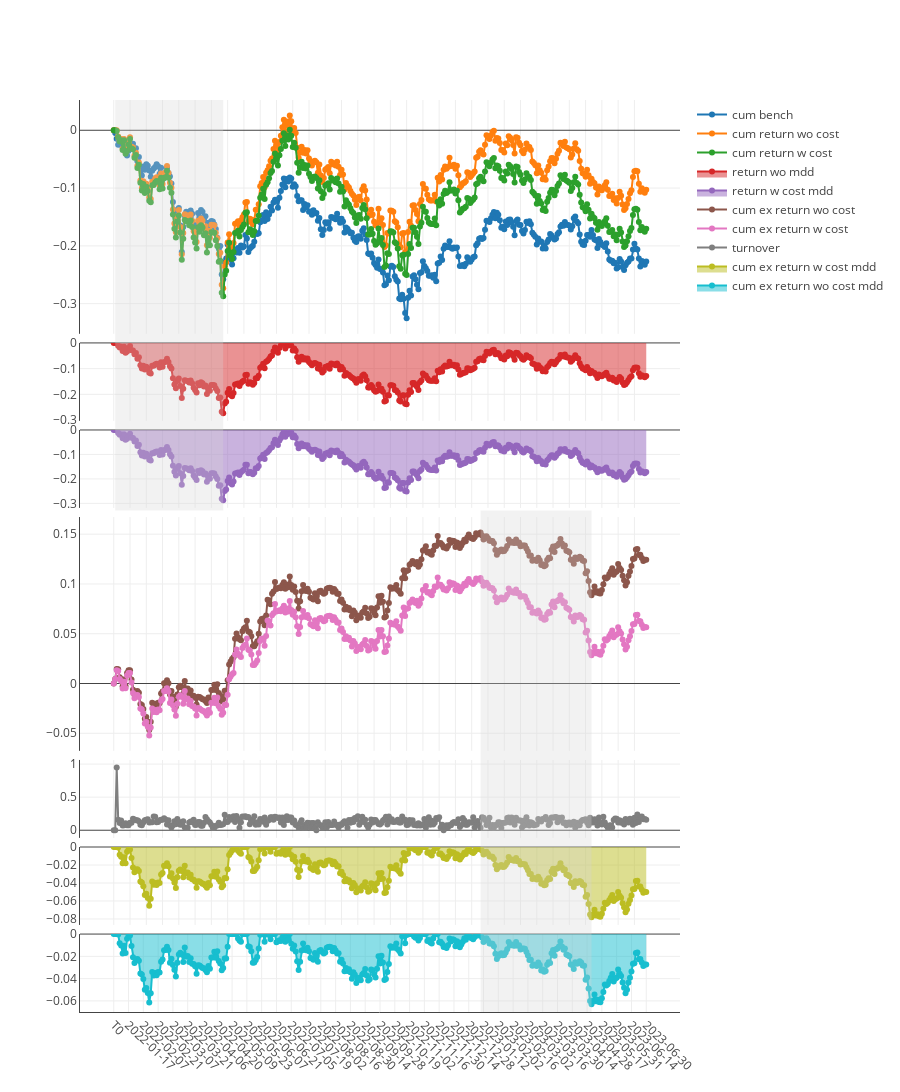

Notebook cell for this chart:
### Code cell
import pickle

file_path = f'out/backtests/{ex_num}/gp/2-graph.pkl'

with open(file_path, 'rb') as file:
    chart = pickle.load(file)
chart.show()

### Figure 1 — Plotly figure (JSON) as saved in the notebook; plotly's stock layout.template omitted (floating-point values rounded to 4 significant figures; data arrays with more than 128 entries replaced by an {"elided": "..."} marker saying what was removed)
{"data": [{"mode": "lines+markers", "name": "cum bench", "type": "scatter", "x": {"elided": "361 str values"}, "xaxis": "x", "y": {"elided": "361 float values"}, "yaxis": "y"}, {"mode": "lines+markers", "name": "cum return wo cost", "type": "scatter", "x": {"elided": "361 str values"}, "xaxis": "x", "y": {"elided": "361 float values"}, "yaxis": "y"}, {"mode": "lines+markers", "name": "cum return w cost", "type": "scatter", "x": {"elided": "361 str values"}, "xaxis": "x", "y": {"elided": "361 float values"}, "yaxis": "y"}, {"fill": "tozeroy", "mode": "lines+markers", "name": "return wo mdd", "type": "scatter", "x": {"elided": "361 str values"}, "xaxis": "x2", "y": {"elided": "361 float values"}, "yaxis": "y2"}, {"fill": "tozeroy", "mode": "lines+markers", "name": "return w cost mdd", "type": "scatter", "x": {"elided": "361 str values"}, "xaxis": "x3", "y": {"elided": "361 float values"}, "yaxis": "y3"}, {"mode": "lines+markers", "name": "cum ex return wo cost", "type": "scatter", "x": {"elided": "361 str values"}, "xaxis": "x4", "y": {"elided": "361 float values"}, "yaxis": "y4"}, {"mode": "lines+markers", "name": "cum ex return w cost", "type": "scatter", "x": {"elided": "361 str values"}, "xaxis": "x4", "y": {"elided": "361 float values"}, "yaxis": "y4"}, {"mode": "lines+markers", "name": "turnover", "type": "scatter", "x": {"elided": "361 str values"}, "xaxis": "x5", "y": {"elided": "361 float values"}, "yaxis": "y5"}, {"fill": "tozeroy", "mode": "lines+markers", "name": "cum ex return w cost mdd", "type": "scatter", "x": {"elided": "361 str values"}, "xaxis": "x6", "y": {"elided": "361 float values"}, "yaxis": "y6"}, {"fill": "tozeroy", "mode": "lines+markers", "name": "cum ex return wo cost mdd", "type": "scatter", "x": {"elided": "361 str values"}, "xaxis": "x7", "y": {"elided": "361 float values"}, "yaxis": "y7"}], "layout": {"height": 1200, "shapes": [{"fillcolor": "#d3d3d3", "line": {"width": 0}, "opacity": 0.3, "type": "rect", "x0": "2022-01-04", "x1": "2022-04-26", "xref": "x", "y0": 0.55, "y1": 1, "yref": "paper"}, {"fillcolor": "#d3d3d3", "line": {"width": 0}, "opacity": 0.3, "type": "rect", "x0": "2023-01-10", "x1": "2023-05-08", "xref": "x", "y0": 0, "y1": 0.55, "yref": "paper"}], "title": {"text": " "}, "xaxis": {"anchor": "y", "domain": [0, 1], "matches": "x7", "showline": false, "showticklabels": false, "tickangle": 45, "type": "category"}, "xaxis2": {"anchor": "y2", "domain": [0, 1], "matches": "x7", "showline": false, "showticklabels": false, "tickangle": 45, "type": "category"}, "xaxis3": {"anchor": "y3", "domain": [0, 1], "matches": "x7", "showline": false, "showticklabels": false, "tickangle": 45, "type": "category"}, "xaxis4": {"anchor": "y4", "domain": [0, 1], "matches": "x7", "showline": false, "showticklabels": false, "tickangle": 45, "type": "category"}, "xaxis5": {"anchor": "y5", "domain": [0, 1], "matches": "x7", "showline": false, "showticklabels": false, "tickangle": 45, "type": "category"}, "xaxis6": {"anchor": "y6", "domain": [0, 1], "matches": "x7", "showline": false, "showticklabels": false, "tickangle": 45, "type": "category"}, "xaxis7": {"anchor": "y7", "domain": [0, 1], "showline": true, "tickangle": 45, "type": "category"}, "yaxis": {"anchor": "x", "domain": [0.7436, 1], "showline": true, "showticklabels": true, "zeroline": true}, "yaxis2": {"anchor": "x2", "domain": [0.6482, 0.7336], "showline": true, "showticklabels": true, "zeroline": true}, "yaxis3": {"anchor": "x3", "domain": [0.5527, 0.6382], "showline": true, "showticklabels": true, "zeroline": true}, "yaxis4": {"anchor": "x4", "domain": [0.2864, 0.5427], "showline": true, "showticklabels": true, "zeroline": true}, "yaxis5": {"anchor": "x5", "domain": [0.1909, 0.2764], "showline": true, "showticklabels": true, "zeroline": true}, "yaxis6": {"anchor": "x6", "domain": [0.09545, 0.1809], "showline": true, "showticklabels": true, "zeroline": true}, "yaxis7": {"anchor": "x7", "domain": [0, 0.08545], "showline": true, "showticklabels": true, "zeroline": true}}}
